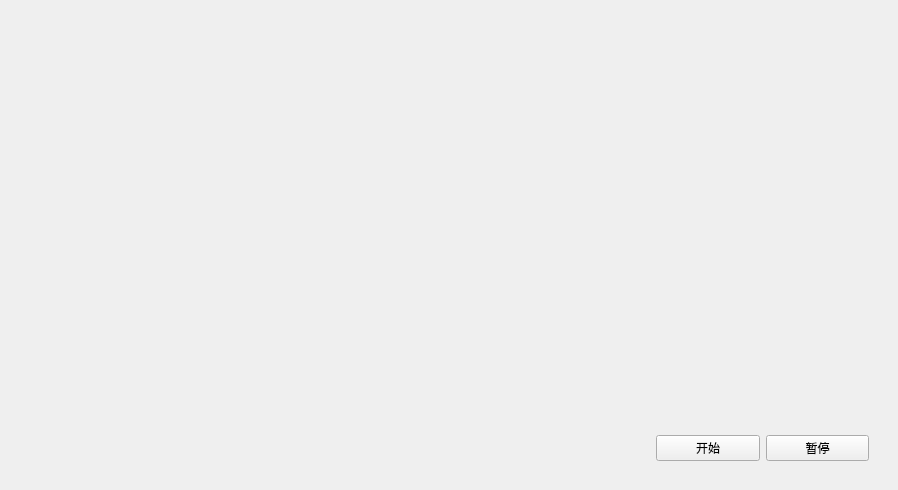
<?xml version="1.0" encoding="UTF-8"?>
<ui version="4.0">
 <class>MESSSimulationWidget</class>
 <widget class="QWidget" name="MESSSimulationWidget">
  <property name="geometry">
   <rect>
    <x>0</x>
    <y>0</y>
    <width>898</width>
    <height>490</height>
   </rect>
  </property>
  <property name="windowTitle">
   <string>Form</string>
  </property>
  <layout class="QHBoxLayout" name="horizontalLayout_2" stretch="5,2">
   <item>
    <widget class="MESSDisplayWidget" name="widgetDisplay" native="true"/>
   </item>
   <item>
    <widget class="QWidget" name="widgetConfigGroup" native="true">
     <layout class="QVBoxLayout" name="verticalLayout" stretch="11,1">
      <item>
       <widget class="ExperimentConfigWidget" name="widgetConfig" native="true"/>
      </item>
      <item>
       <widget class="QWidget" name="widgetButtonGroup" native="true">
        <layout class="QHBoxLayout" name="horizontalLayout">
         <item>
          <widget class="QPushButton" name="pushButtonStart">
           <property name="text">
            <string>开始</string>
           </property>
          </widget>
         </item>
         <item>
          <widget class="QPushButton" name="pushButtonPause">
           <property name="text">
            <string>暂停</string>
           </property>
          </widget>
         </item>
        </layout>
       </widget>
      </item>
     </layout>
    </widget>
   </item>
  </layout>
 </widget>
 <customwidgets>
  <customwidget>
   <class>MESSDisplayWidget</class>
   <extends>QWidget</extends>
   <header location="global">MESSDisplayWidget.h</header>
   <container>1</container>
  </customwidget>
  <customwidget>
   <class>ExperimentConfigWidget</class>
   <extends>QWidget</extends>
   <header>ExperimentConfigWidget.h</header>
   <container>1</container>
  </customwidget>
 </customwidgets>
 <resources/>
 <connections/>
</ui>
